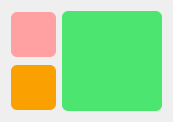
   <widget class="QWidget" name="">
    <property name="geometry">
     <rect>
      <x>450</x>
      <y>110</y>
      <width>161</width>
      <height>102</height>
     </rect>
    </property>
    <layout class="QGridLayout" name="gridLayout">
     <item row="0" column="0">
      <widget class="QPushButton" name="DeleteFiles">
       <property name="minimumSize">
        <size>
         <width>45</width>
         <height>45</height>
        </size>
       </property>
       <property name="maximumSize">
        <size>
         <width>45</width>
         <height>45</height>
        </size>
       </property>
       <property name="toolTip">
        <string>清空文件夹</string>
       </property>
       <property name="styleSheet">
        <string notr="true">/* 按钮默认样式 */
QPushButton {
    background-color: rgb(255, 160, 162);
    color: white;
    border-radius: 6px;
    padding: 5px 15px;
    border: none;
}

/* 悬浮特效：背景颜色变浅，并增加蓝色边框感 */
QPushButton:hover {
    background-color: rgb(255, 89, 92);
}

/* 按下特效：点击时颜色变深，产生物理压下的错觉 */
QPushButton:pressed {
    padding-top: 6px;
}
</string>
       </property>
       <property name="text">
        <string/>
       </property>
       <property name="icon">
        <iconset theme="edit-delete"/>
       </property>
       <property name="iconSize">
        <size>
         <width>30</width>
         <height>30</height>
        </size>
       </property>
      </widget>
     </item>
     <item row="0" column="1" rowspan="2">
      <widget class="QPushButton" name="Start">
       <property name="sizePolicy">
        <sizepolicy hsizetype="Fixed" vsizetype="Fixed">
         <horstretch>0</horstretch>
         <verstretch>0</verstretch>
        </sizepolicy>
       </property>
       <property name="minimumSize">
        <size>
         <width>100</width>
         <height>100</height>
        </size>
       </property>
       <property name="maximumSize">
        <size>
         <width>100</width>
         <height>100</height>
        </size>
       </property>
       <property name="font">
        <font>
         <pointsize>12</pointsize>
         <kerning>true</kerning>
         <hintingpreference>PreferNoHinting</hintingpreference>
         <fontweight>DemiBold</fontweight>
        </font>
       </property>
       <property name="toolTip">
        <string>开始处理</string>
       </property>
       <property name="styleSheet">
        <string notr="true">/* 按钮默认样式 */
QPushButton {
    background-color:rgb(76, 229, 112);
    color: white;
    border-radius: 6px;
    padding: 5px 15px;
    border: none;
}

/* 悬浮特效：背景颜色变浅，并增加蓝色边框感 */
QPushButton:hover {
    background-color: rgb(0, 200, 0); /* 颜色比默认稍亮 */
}

/* 按下特效：点击时颜色变深，产生物理压下的错觉 */
QPushButton:pressed {
    padding-top: 6px;
}
</string>
       </property>
       <property name="text">
        <string/>
       </property>
       <property name="icon">
        <iconset theme="media-playback-start"/>
       </property>
       <property name="iconSize">
        <size>
         <width>60</width>
         <height>60</height>
        </size>
       </property>
       <property name="checkable">
        <bool>false</bool>
       </property>
       <property name="checked">
        <bool>false</bool>
       </property>
      </widget>
     </item>
     <item row="1" column="0">
      <widget class="QPushButton" name="ClearLogs">
       <property name="minimumSize">
        <size>
         <width>45</width>
         <height>45</height>
        </size>
       </property>
       <property name="maximumSize">
        <size>
         <width>45</width>
         <height>45</height>
        </size>
       </property>
       <property name="toolTip">
        <string>清空日志</string>
       </property>
       <property name="styleSheet">
        <string notr="true">/* 按钮默认样式 */
QPushButton {
    background-color: rgb(250, 160, 0);
    color: white;
    border-radius: 6px;
    padding: 5px 15px;
    border: none;
}

/* 悬浮特效：背景颜色变浅，并增加蓝色边框感 */
QPushButton:hover {
    background-color: rgb(250, 120, 0); /* 颜色比默认稍亮 */
}

/* 按下特效：点击时颜色变深，产生物理压下的错觉 */
QPushButton:pressed {
    padding-top: 6px;
}
</string>
       </property>
       <property name="text">
        <string/>
       </property>
       <property name="icon">
        <iconset theme="edit-clear"/>
       </property>
       <property name="iconSize">
        <size>
         <width>30</width>
         <height>30</height>
        </size>
       </property>
      </widget>
     </item>
    </layout>
   </widget>
